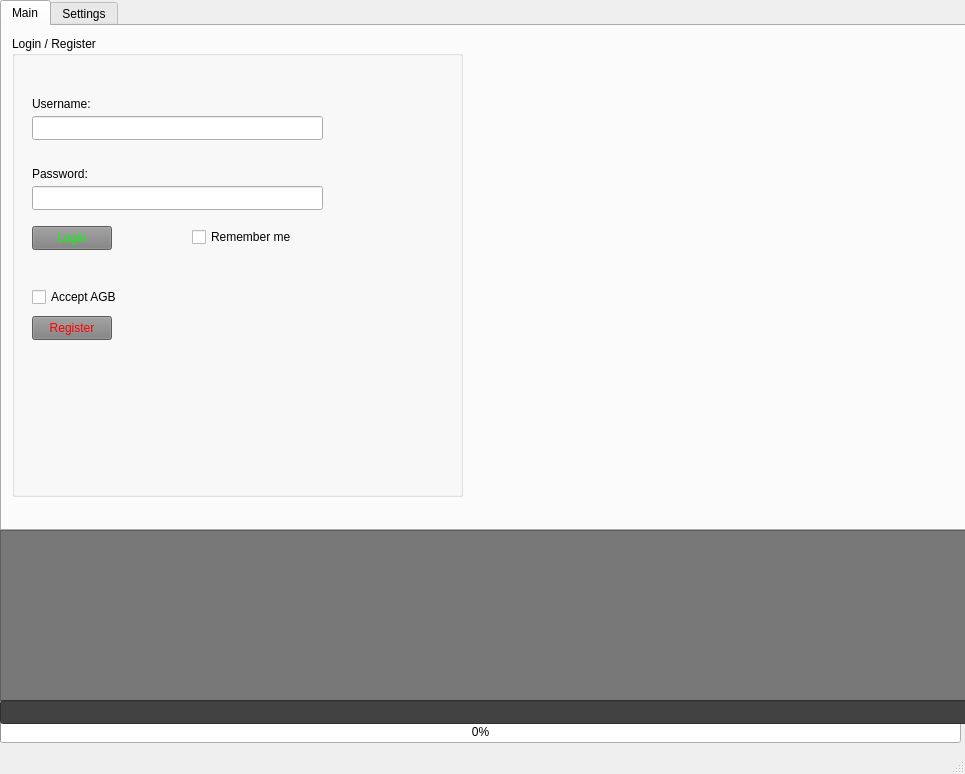
<?xml version="1.0" encoding="UTF-8"?>
<ui version="4.0">
 <class>MainWindow</class>
 <widget class="QMainWindow" name="MainWindow">
  <property name="geometry">
   <rect>
    <x>0</x>
    <y>0</y>
    <width>965</width>
    <height>774</height>
   </rect>
  </property>
  <property name="windowTitle">
   <string>Blackz WiFi Brut&lt;3F0rc3 || v 0.1a  | blackzspace.de</string>
  </property>
  <property name="windowIcon">
   <iconset>
    <normaloff>../../../../OneDrive/Bilder/@blackzspace.de - Developemnt Rescources/@BlackzSpace - ICONS/bS - ICONS/favicon.ico</normaloff>../../../../OneDrive/Bilder/@blackzspace.de - Developemnt Rescources/@BlackzSpace - ICONS/bS - ICONS/favicon.ico</iconset>
  </property>
  <widget class="QWidget" name="centralwidget">
   <widget class="QTabWidget" name="tabWidget">
    <property name="geometry">
     <rect>
      <x>0</x>
      <y>0</y>
      <width>981</width>
      <height>531</height>
     </rect>
    </property>
    <property name="currentIndex">
     <number>0</number>
    </property>
    <widget class="QWidget" name="tab_main">
     <attribute name="title">
      <string>Main</string>
     </attribute>
     <widget class="QGroupBox" name="groupBox_main_login_register">
      <property name="geometry">
       <rect>
        <x>10</x>
        <y>10</y>
        <width>451</width>
        <height>461</height>
       </rect>
      </property>
      <property name="title">
       <string>Login / Register</string>
      </property>
      <widget class="QLineEdit" name="username_Input">
       <property name="geometry">
        <rect>
         <x>20</x>
         <y>80</y>
         <width>291</width>
         <height>24</height>
        </rect>
       </property>
      </widget>
      <widget class="QLineEdit" name="password_Input">
       <property name="geometry">
        <rect>
         <x>20</x>
         <y>150</y>
         <width>291</width>
         <height>24</height>
        </rect>
       </property>
      </widget>
      <widget class="QCheckBox" name="checkBox_agb">
       <property name="geometry">
        <rect>
         <x>20</x>
         <y>250</y>
         <width>111</width>
         <height>22</height>
        </rect>
       </property>
       <property name="text">
        <string>Accept AGB</string>
       </property>
      </widget>
      <widget class="QPushButton" name="register_Button">
       <property name="geometry">
        <rect>
         <x>20</x>
         <y>280</y>
         <width>80</width>
         <height>24</height>
        </rect>
       </property>
       <property name="styleSheet">
        <string notr="true">background-color: grey;
color: red;</string>
       </property>
       <property name="text">
        <string>Register</string>
       </property>
      </widget>
      <widget class="QPushButton" name="login_Button">
       <property name="geometry">
        <rect>
         <x>20</x>
         <y>190</y>
         <width>80</width>
         <height>24</height>
        </rect>
       </property>
       <property name="styleSheet">
        <string notr="true">background-color: grey;
color: lime;</string>
       </property>
       <property name="text">
        <string>Login</string>
       </property>
      </widget>
      <widget class="QCheckBox" name="checkBox_remember_me">
       <property name="geometry">
        <rect>
         <x>180</x>
         <y>190</y>
         <width>131</width>
         <height>22</height>
        </rect>
       </property>
       <property name="text">
        <string>Remember me</string>
       </property>
      </widget>
      <widget class="QLabel" name="label_username">
       <property name="geometry">
        <rect>
         <x>20</x>
         <y>60</y>
         <width>61</width>
         <height>16</height>
        </rect>
       </property>
       <property name="text">
        <string>Username:</string>
       </property>
      </widget>
      <widget class="QLabel" name="label_password">
       <property name="geometry">
        <rect>
         <x>20</x>
         <y>130</y>
         <width>61</width>
         <height>16</height>
        </rect>
       </property>
       <property name="text">
        <string>Password:</string>
       </property>
      </widget>
     </widget>
    </widget>
    <widget class="QWidget" name="tab_settings">
     <attribute name="title">
      <string>Settings</string>
     </attribute>
    </widget>
   </widget>
   <widget class="QTextBrowser" name="consoleBrowser">
    <property name="geometry">
     <rect>
      <x>0</x>
      <y>530</y>
      <width>971</width>
      <height>171</height>
     </rect>
    </property>
    <property name="styleSheet">
     <string notr="true">background-color: rgb(120, 120, 120);
color: rgb(0, 255, 51);</string>
    </property>
   </widget>
   <widget class="QProgressBar" name="progressBar">
    <property name="geometry">
     <rect>
      <x>0</x>
      <y>720</y>
      <width>961</width>
      <height>23</height>
     </rect>
    </property>
    <property name="value">
     <number>0</number>
    </property>
   </widget>
   <widget class="QLineEdit" name="command_Input">
    <property name="geometry">
     <rect>
      <x>0</x>
      <y>700</y>
      <width>971</width>
      <height>24</height>
     </rect>
    </property>
    <property name="styleSheet">
     <string notr="true">background-color: rgb(66, 66, 66);
color: rgb(0, 255, 51);</string>
    </property>
   </widget>
  </widget>
  <widget class="QStatusBar" name="statusbar"/>
 </widget>
 <resources/>
 <connections/>
</ui>
